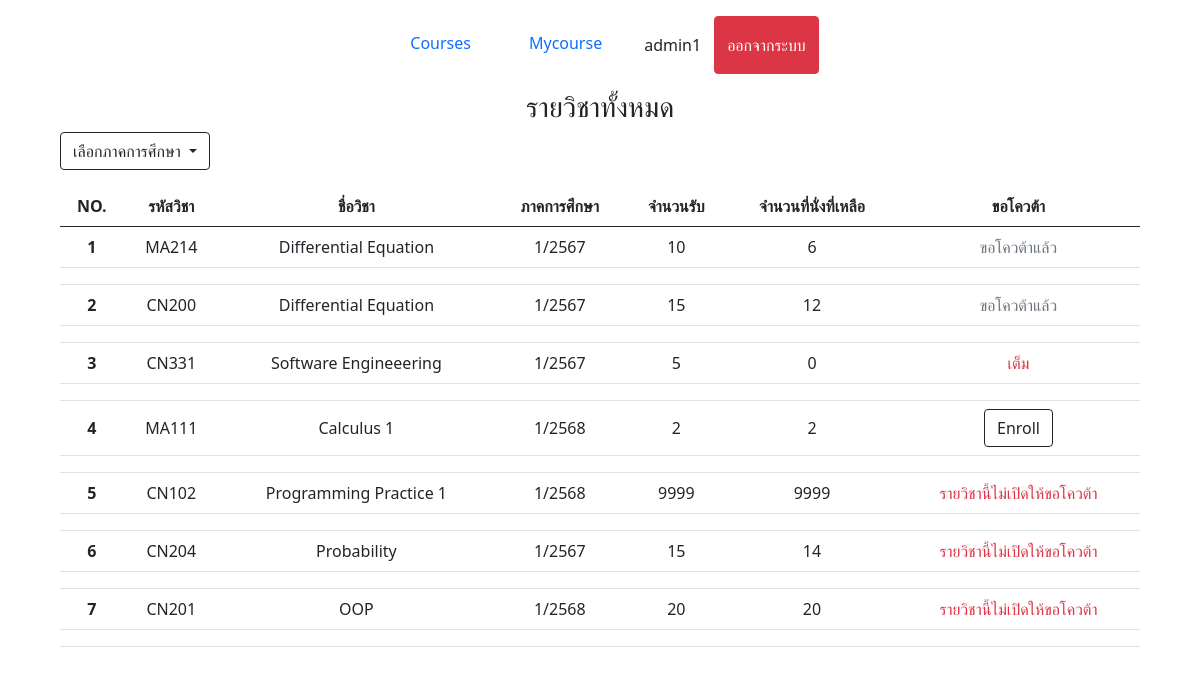
The app's page /courses (signed in), older data.
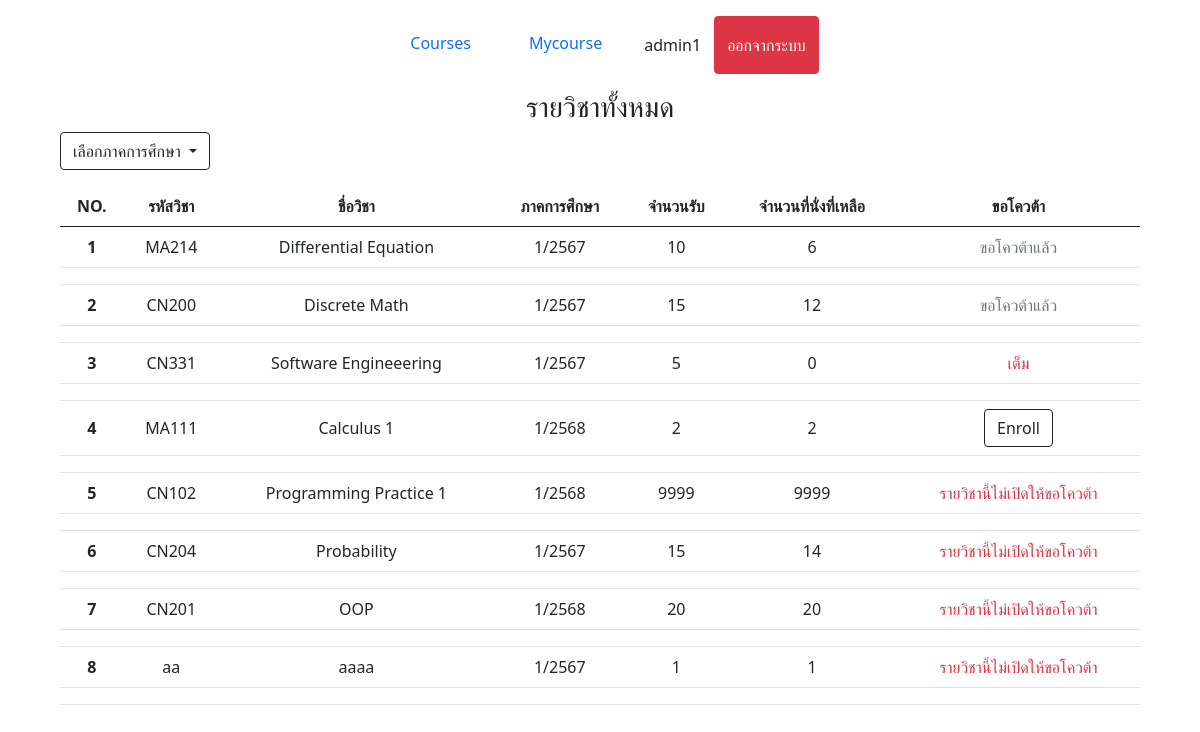
The same page, newer data.
### myapp/models.py (models this page shows, shortened)
class Course(models.Model):
    subject_id = models.CharField(max_length=10)
    subject_name = models.CharField(max_length=100)
    subject_semester = models.CharField(max_length=10)
    subject_amount = models.IntegerField()
    subject_amount_remaining = models.IntegerField()
    subject_credit = models.IntegerField()
    quota_enabled = models.BooleanField(default=True)

### myapp/views.py (the view)
# urls.py: path("courses", views.courses, name='courses'),
@login_required(login_url='/users/login/')
def courses(request):
    all_courses = Course.objects.all()
    requested_courses = QuotaRequest.objects.filter(user=request.user).select_related('course')
    requested_course_ids = requested_courses.values_list('course_id', flat=True)
    available_courses = Course.objects.exclude(id__in=requested_course_ids)
    selected_semester = request.GET.get('semester', None)
    if selected_semester:
        all_courses = all_courses.filter(subject_semester=selected_semester)
    semesters = Course.objects.values_list('subject_semester', flat=True).distinct()
    return render(request, "courses.html", {
        "all_courses": all_courses,
        "requested_course_ids": requested_course_ids,
        "available_courses": available_courses,
        "semesters": semesters,
        "selected_semester": selected_semester,
    })

### myapp/Templates/courses.html (shortened to what this page needs)
{% extends "base.html" %}
{% block content %}
<head>
</head>
<h3 style="text-align: center;">รายวิชาทั้งหมด</h3>
<div class="dropdown mb-3" style="width: 90%; margin-left: 5%;">
  <button class="btn btn-outline-dark dropdown-toggle" type="button" id="dropdownMenuButton1" data-bs-toggle="dropdown"
    aria-expanded="false">
    {% if request.GET.semester %}
    {{ request.GET.semester }}
    {% else %}
    เลือกภาคการศึกษา
    {% endif %}
  </button>
</div>
<div class="accordion" id="courseAccordion">
  <table class="table " style="width: 90% ;margin-left: auto; margin-right: auto; text-align: center;">
    <thead>
      <tr style="text-align: center; vertical-align: middle;">
        <th scope="col">NO.</th>
        <th scope="col">รหัสวิชา</th>
        <th scope="col">ชื่อวิชา</th>
        <th scope="col">ภาคการศึกษา</th>
        <th scope="col">จำนวนรับ</th>
        <th scope="col">จำนวนที่นั่งที่เหลือ</th>
        <th scope="col">ขอโควต้า</th>
      </tr>
    </thead>
    <tbody>
      {% for course in all_courses %}
      <tr style="text-align: center; vertical-align: middle;" data-bs-toggle="collapse"
        data-bs-target="#collapseCourse{{ course.id }}" aria-expanded="false"
        aria-controls="collapseCourse{{ course.id }}">
        <th scope="row">{{ forloop.counter }}</th>
        <td>{{ course.subject_id }}</td>
        <td>{{ course.subject_name }}</td>
        <td>{{ course.subject_semester }}</td>
        <td>{{ course.subject_amount }}</td>
        <td>{{ course.subject_amount_remaining }}</td>
        <td style="text-align: center; vertical-align: middle;">
          {% if course.quota_enabled %}
          {% if course.subject_amount_remaining == 0 %}
          <span class="text-danger">เต็ม</span>
          {% elif course.id in requested_course_ids %}
          <span class="text-muted">ขอโควต้าแล้ว</span>
          {% else %}
          <div style="text-align: center;">
            <a href="#" class="btn btn-outline-dark"
              onclick="return handleEnrollClick(this, '{{ course.subject_id }}', '{{ course.subject_name }}', '{{ course.id }}')">Enroll</a>
          </div>
          {% endif %}
          {% else %}
          <span class="text-danger">รายวิชานี้ไม่เปิดให้ขอโควต้า</span>
          {% endif %}
        </td>
      </tr>
      <tr>
        <td colspan="7">
        </td>
      </tr>
      {% endfor %}
    </tbody>
  </table>
</div>
{% endblock %}

Row changes from the older to the newer data that the page shows:
changed Course "CN200": subject_name "Differential Equation" → "Discrete Math"
added Course: subject_id "aa", subject_name "aaaa", subject_semester "1/2567", subject_amount "1", subject_amount_remaining "1", quota_enabled "รายวิชานี้ไม่เปิดให้ขอโควต้า"
